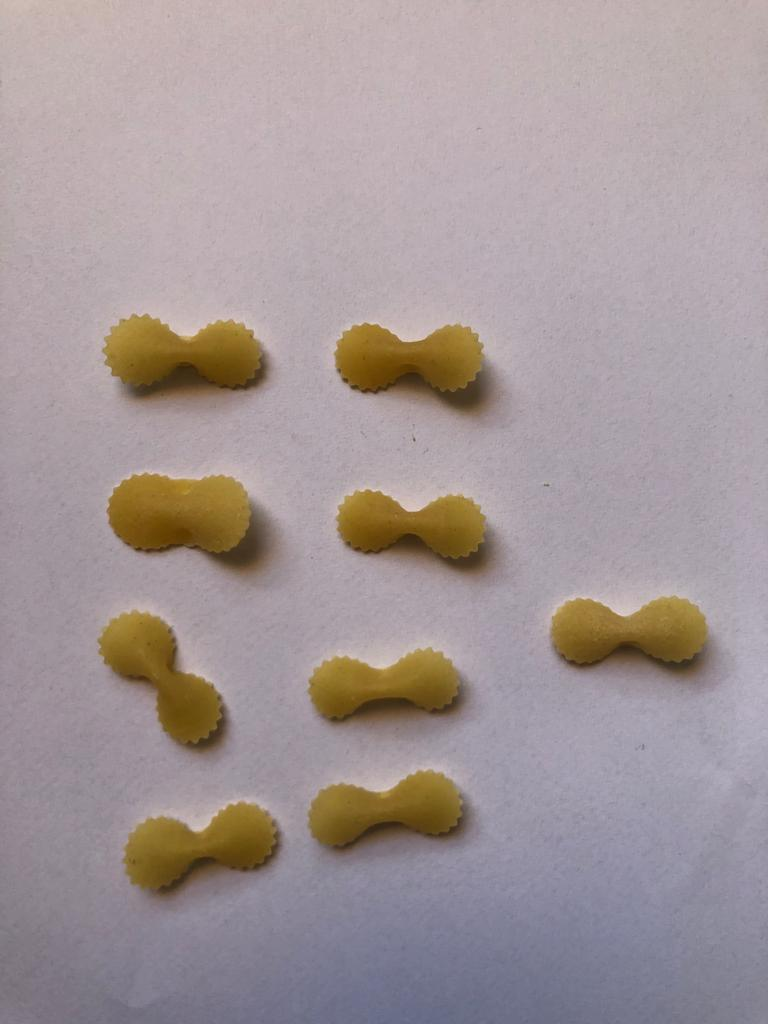
#> input picture Odev_3/makarna.jpg, 768 x 1024 px
$ python odev_3.py
#> lines starting #> are read from the running program, lines starting #| are printed output that depends on the picture; after the words box and inside, x2 and y2 are one past the last pixel; in counts of white or black regions, pixels touching at a corner belong together
import cv2
import numpy as np

img = cv2.imread("makarna.jpg")
#> img is the input picture: shape (1024, 768, 3); mean B, G, R 151.8, 150.7, 163
gray = cv2.cvtColor(img, cv2.COLOR_BGR2GRAY)
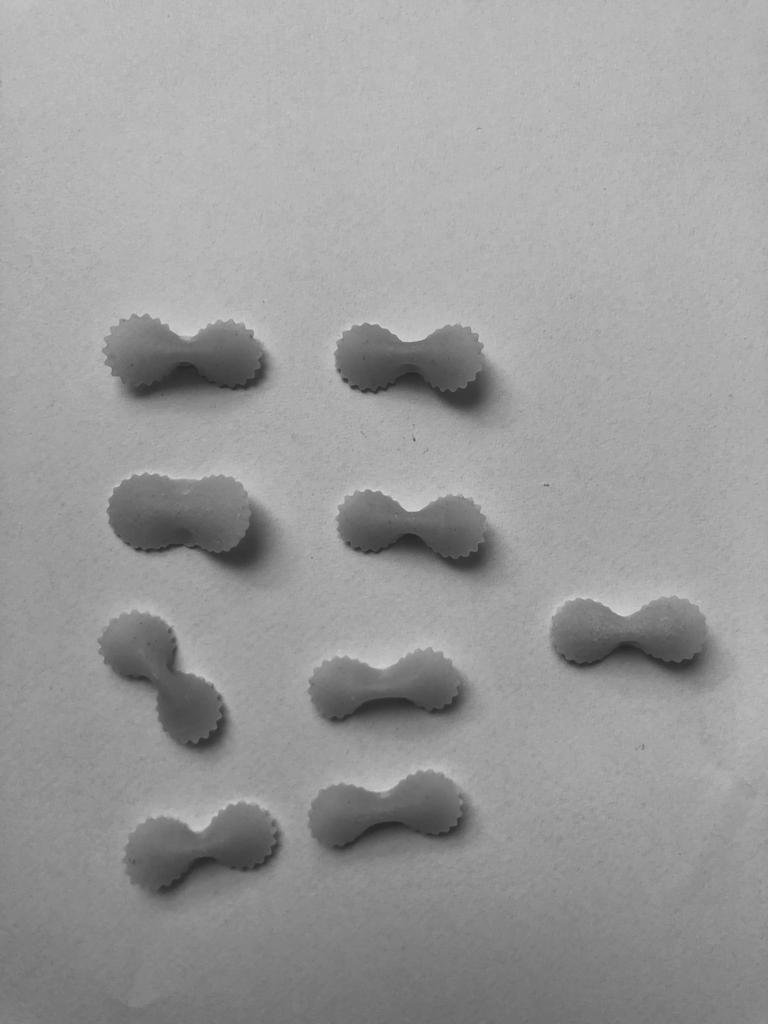
#> gray: shape (1024, 768); min 37, max 218, mean 154.5

equalized_image = cv2.equalizeHist(gray)
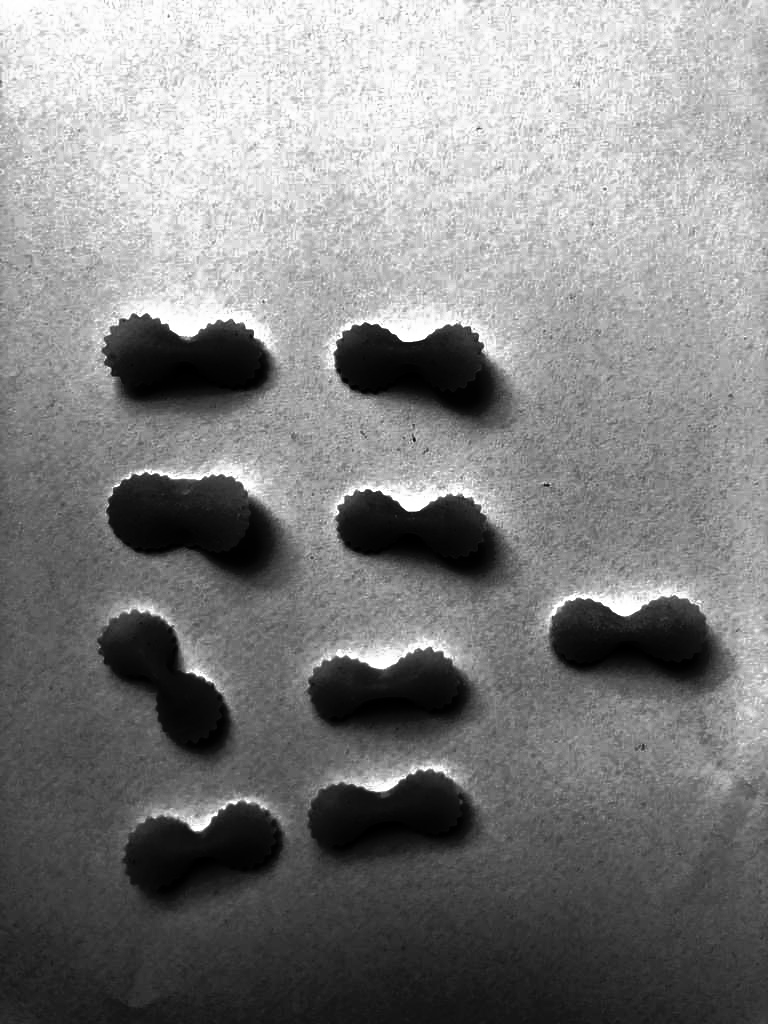
#> equalized_image: shape (1024, 768); min 0, max 255, mean 129.4
ret, thresh = cv2.threshold(equalized_image, 30,255, cv2.THRESH_BINARY)
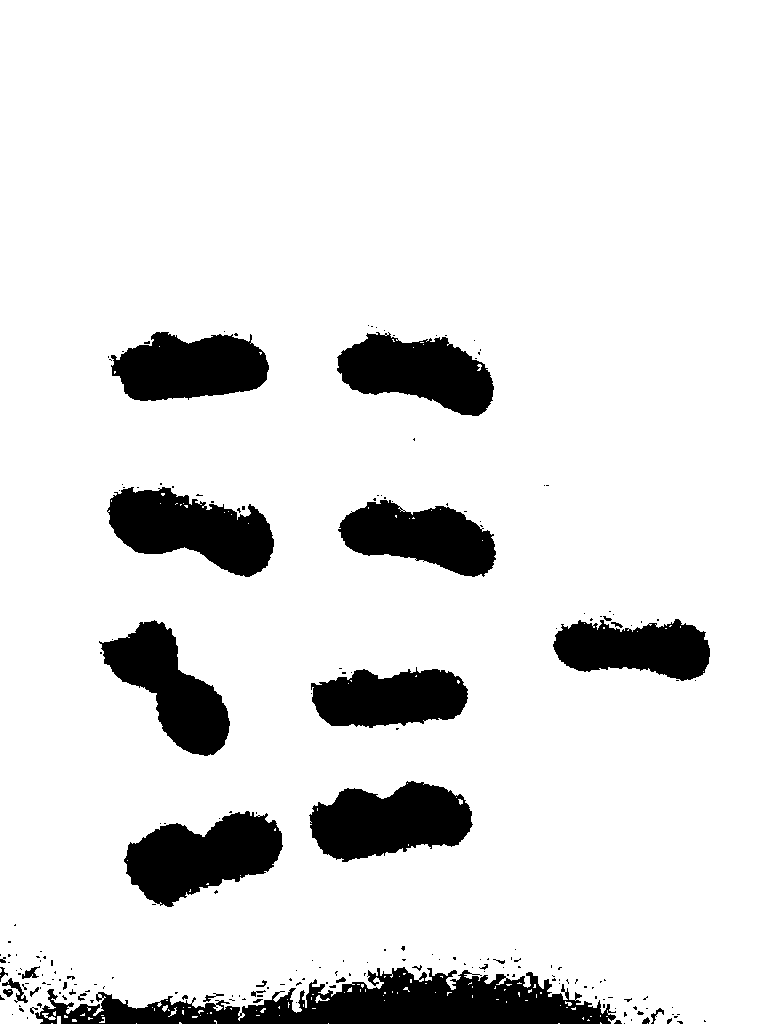
#> thresh: shape (1024, 768); 88.2% white; 209 black regions (175 under 20 px)
cont, a = cv2.findContours(thresh, cv2.RETR_TREE, cv2.CHAIN_APPROX_SIMPLE)
#> cont = 381 contours, 336 with area under 20; largest, box (x1, y1, x2, y2) and area: (0, 0, 768, 1024) 766259, (123, 810, 284, 908) 9565, (106, 486, 275, 578) 9430, (308, 780, 474, 863) 9404, (336, 331, 495, 417) 8544; a = 381 rows, first 6: [1, -1, -1, -1], [2, 0, -1, -1], [3, 1, -1, -1], [4, 2, -1, -1], [5, 3, -1, -1], [6, 4, -1, -1]

#cv2.imshow("Cizim", img)
cv2.imshow("eşikleme", thresh)
cv2.imshow("histogram", equalized_image)
#drawcontours ile kare kare değil direkt çizim yapar kenarlarında
#cv2.drawContours(img, cont, -1, (0, 255, 0), 2)

#cv2.imshow("Cizim", img)
#cv2.waitKey(0)
# Konturları çizme ve sayma
# Belirli bir büyüklük eşiği (min_area_threshold)
min_alan_threshold = 500

# Konturları çizme ve belirli büyüklükte olanları sayma
contour_img = img.copy()
object_counter = -1

for contour in cont:
    # Her bir kontur için alanı hesapla
    alan = cv2.contourArea(contour)

    # Belirli bir alan eşiğini karşılayan nesneleri say
    if alan > min_alan_threshold:
        # Her bir kontur için dikdörtgen çevresini al
        x, y, w, h = cv2.boundingRect(contour)

        # Dikdörtgeni çiz
        cv2.rectangle(contour_img, (x, y), (x + w, y + h), (0, 255, 0), 2)

        # Nesne sayısını artır
        object_counter += 1
#> this loop made 381 passes
#> (alan, x, y, w, h) on passes 92, 256, 263, 276, 287, 288, 317, 333, 367, 373: (766259, 0, 0, 768, 1024), (9565, 123, 810, 161, 98), (9404.5, 308, 780, 166, 83), (7392, 310, 666, 159, 63), (8425, 98, 619, 133, 138), (7097, 552, 618, 159, 64), (7843, 337, 499, 160, 79), (9430.5, 106, 486, 169, 92), (8544.5, 336, 331, 159, 86), (8350.5, 110, 331, 160, 71)
#> (contour, alan) on passes 1 to 6: ([[647, 1023]], 0), ([[558, 1023], [559, 1023]], 0), ([[328, 1023]], 0), ([[136, 1023]], 0), ([[51, 1023], [52, 1023]], 0), ([[600, 1022], [600, 1023], [601, 1023]], 0.5)
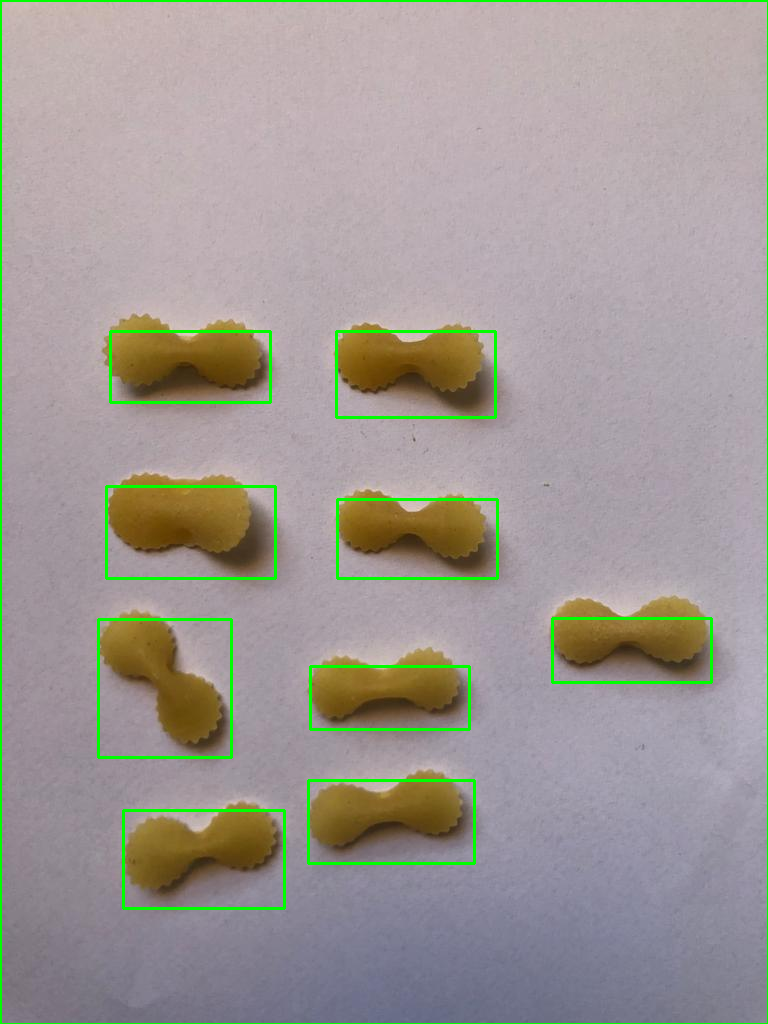
#> contour_img: shape (1024, 768, 3); 2.36% of pixels changed, all inside (x1, y1, x2, y2) = (0, 0, 768, 1024)
#> after the loop, object_counter = 9

# Belirli büyüklükteki nesne sayısını yazdır
print(f'Toplam {min_alan_threshold} pikselin üzerinde olan Nesne Sayısı:', object_counter)
#| Toplam 500 pikselin üzerinde olan Nesne Sayısı: 9

# Görüntüyü gösterme
cv2.imshow("nesneler ", contour_img)
cv2.waitKey(0)
cv2.destroyAllWindows()

$ run again, with Odev_3/Ekran Alıntısı.PNG saved as Odev_3/makarna.jpg
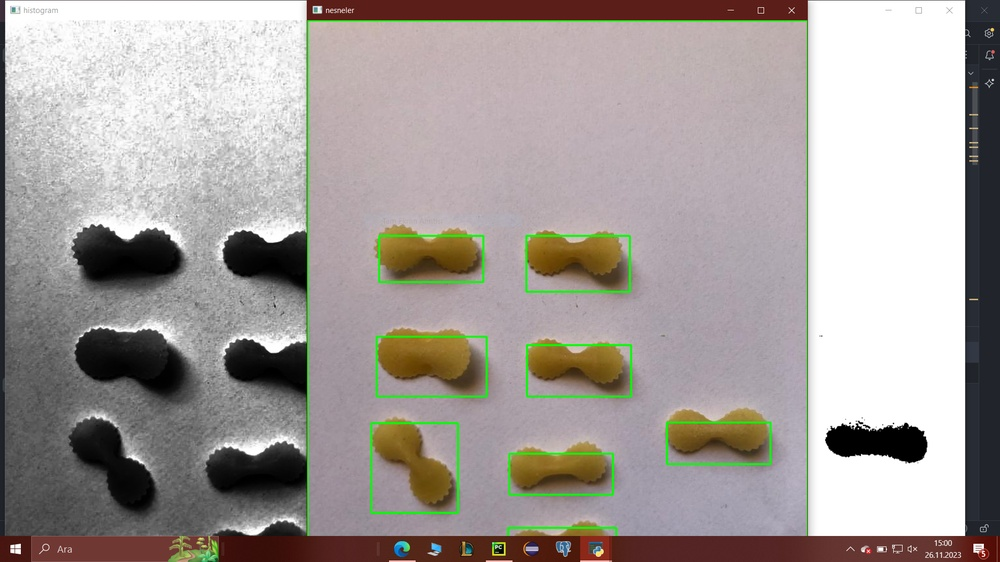
#> input picture Odev_3/Ekran Alıntısı.PNG, 1000 x 562 px, shrunk from 1920 x 1080 before the run
#> img is the input picture: shape (562, 1000, 3); mean B, G, R 154.3, 157.7, 164.3
#> `ret, thresh = cv2.threshold(equalized_image, 30,255, cv2.THRESH_BINARY)`:
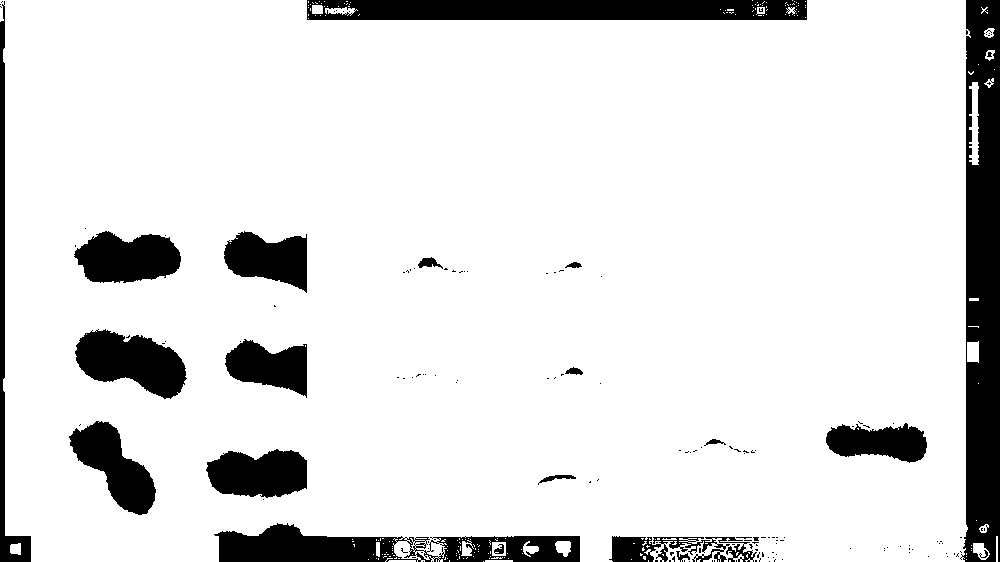
#> thresh: shape (562, 1000); 88% white; 158 black regions (138 under 20 px)
#> cont = 450 contours, 398 with area under 20; largest, box (x1, y1, x2, y2) and area: (0, 0, 971, 562) 517273, (74, 328, 188, 400) 5024, (73, 230, 182, 284) 4258, (68, 420, 157, 516) 4070, (205, 448, 308, 499) 4000; a = 450 rows, first 6: [1, -1, -1, -1], [2, 0, -1, -1], [3, 1, -1, -1], [4, 2, -1, -1], [5, 3, -1, -1], [6, 4, -1, -1]
#> the loop `for contour in cont:` made 450 passes
#> (alan, x, y, w, h) on passes 238, 343, 375, 386, 392, 412, 416, 442: (517273, 0, 0, 971, 562), (584, 652, 536, 66, 20), (4000.5, 205, 448, 103, 51), (2913.5, 825, 422, 103, 42), (4070, 68, 420, 89, 96), (3180.5, 224, 338, 84, 61), (5023.5, 74, 328, 114, 72), (3527, 223, 230, 85, 64)
#> after the loop `for contour in cont:`:
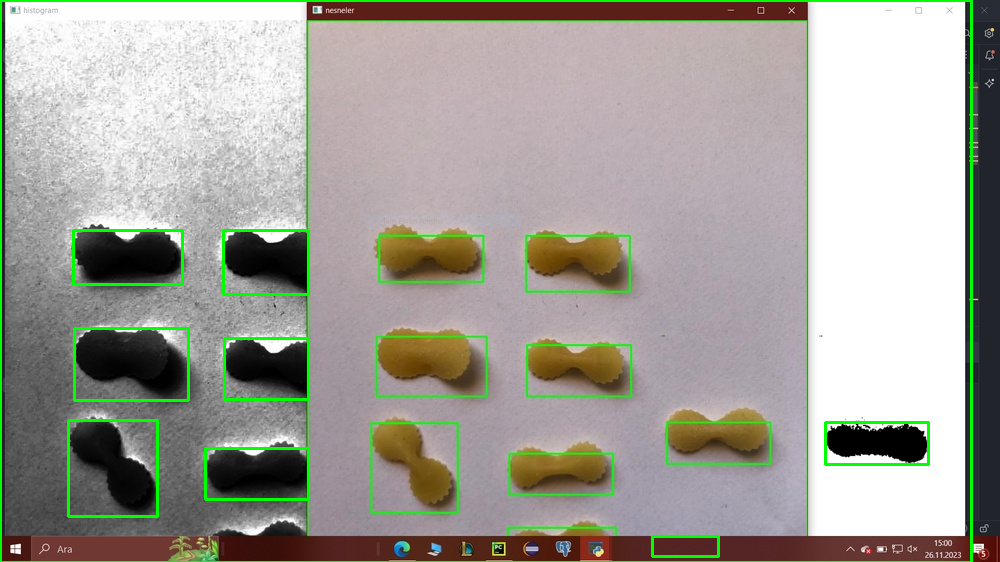
#> contour_img: shape (562, 1000, 3); 2.31% of pixels changed, all inside (x1, y1, x2, y2) = (0, 0, 973, 562)
#> after the loop `for contour in cont:`: object_counter = 8
#| Toplam 500 pikselin üzerinde olan Nesne Sayısı: 8

$ run again, with Odev_3/Ekran Alıntısı2.PNG saved as Odev_3/makarna.jpg
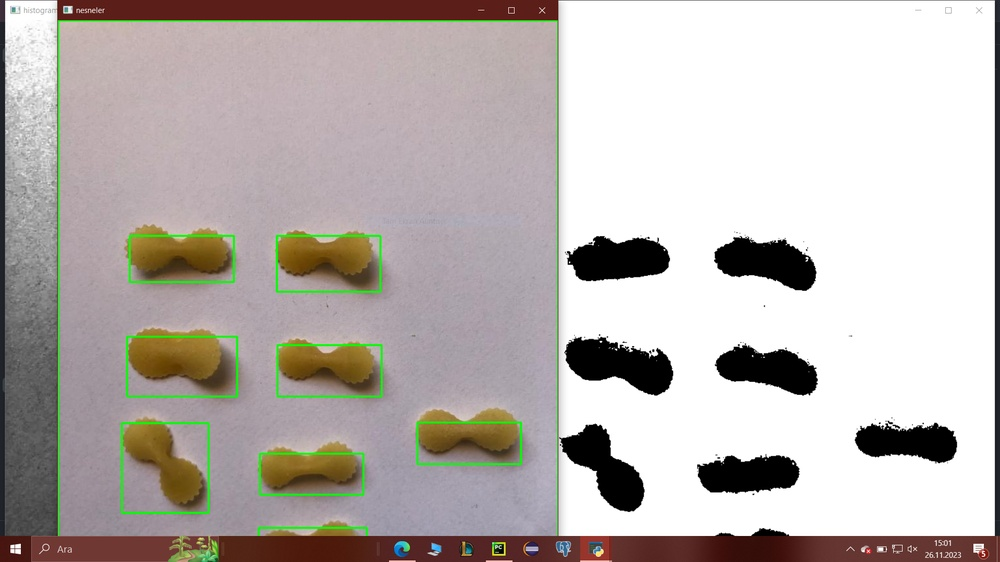
#> input picture Odev_3/Ekran Alıntısı2.PNG, 1000 x 562 px, shrunk from 1920 x 1080 before the run
#> img is the input picture: shape (562, 1000, 3); mean B, G, R 175.5, 179.1, 185.8
#> `ret, thresh = cv2.threshold(equalized_image, 30,255, cv2.THRESH_BINARY)`:
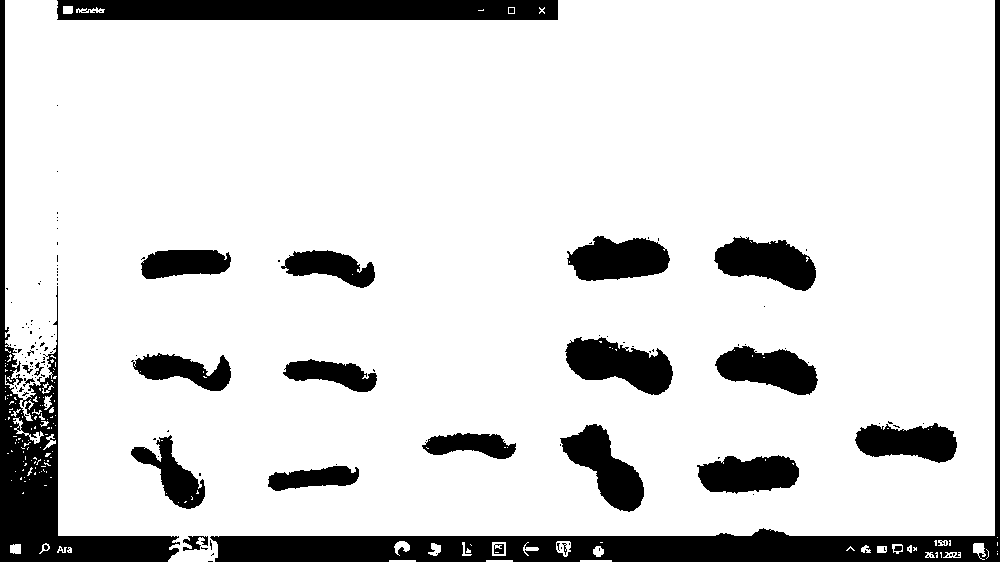
#> thresh: shape (562, 1000); 85.2% white; 140 black regions (115 under 20 px)
#> cont = 359 contours, 304 with area under 20; largest, box (x1, y1, x2, y2) and area: (5, 0, 995, 562) 511252, (564, 336, 674, 396) 3964, (713, 236, 817, 292) 3615, (559, 423, 645, 513) 3570, (566, 235, 671, 282) 3523; a = 359 rows, first 6: [1, -1, -1, -1], [2, 0, -1, -1], [3, 1, -1, -1], [4, 2, -1, -1], [8, 3, 5, -1], [6, -1, -1, 4]
#> the loop `for contour in cont:` made 359 passes
#> (alan, x, y, w, h) on passes 183, 191, 195, 203, 210, 217, 218, 261: (511252, 5, 0, 990, 562), (1586.5, 267, 465, 93, 27), (3120.5, 696, 454, 104, 41), (2285, 130, 434, 76, 76), (1674, 421, 432, 96, 28), (3569.5, 559, 423, 86, 90), (2990, 854, 422, 104, 42), (1874, 282, 358, 96, 35)
#> after the loop `for contour in cont:`:
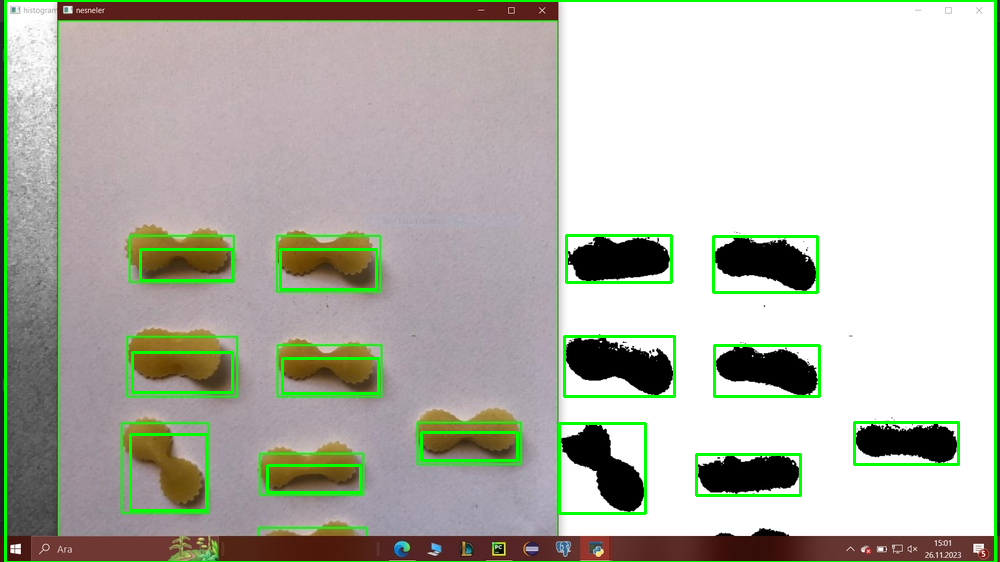
#> contour_img: shape (562, 1000, 3); 3.29% of pixels changed, all inside (x1, y1, x2, y2) = (4, 0, 997, 562)
#> after the loop `for contour in cont:`: object_counter = 14
#| Toplam 500 pikselin üzerinde olan Nesne Sayısı: 14
